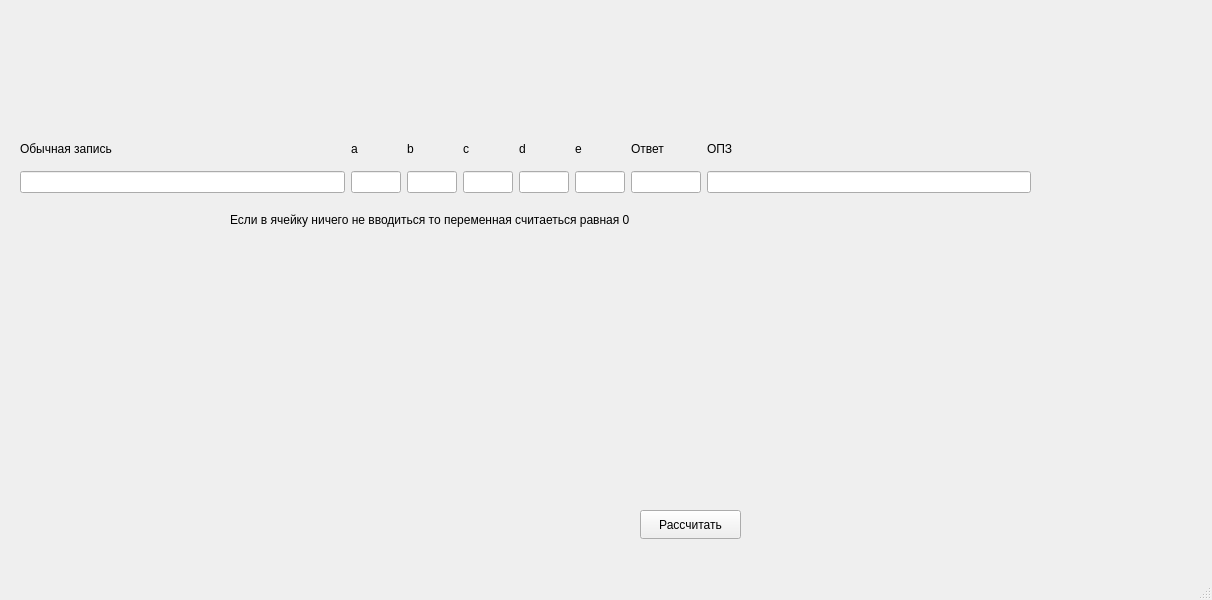
<?xml version="1.0" encoding="UTF-8"?>
<ui version="4.0">
 <class>MainWindow</class>
 <widget class="QMainWindow" name="MainWindow">
  <property name="geometry">
   <rect>
    <x>0</x>
    <y>0</y>
    <width>1212</width>
    <height>600</height>
   </rect>
  </property>
  <property name="windowTitle">
   <string>MainWindow</string>
  </property>
  <widget class="QWidget" name="centralwidget">
   <widget class="QPushButton" name="pushButton">
    <property name="geometry">
     <rect>
      <x>640</x>
      <y>510</y>
      <width>101</width>
      <height>29</height>
     </rect>
    </property>
    <property name="text">
     <string>Рассчитать</string>
    </property>
   </widget>
   <widget class="QWidget" name="layoutWidget">
    <property name="geometry">
     <rect>
      <x>20</x>
      <y>132</y>
      <width>1011</width>
      <height>61</height>
     </rect>
    </property>
    <layout class="QHBoxLayout" name="horizontalLayout">
     <item>
      <layout class="QVBoxLayout" name="verticalLayout">
       <item>
        <widget class="QLabel" name="label">
         <property name="text">
          <string>Обычная запись</string>
         </property>
        </widget>
       </item>
       <item>
        <widget class="QLineEdit" name="def"/>
       </item>
      </layout>
     </item>
     <item>
      <layout class="QVBoxLayout" name="verticalLayout_8">
       <item>
        <widget class="QLabel" name="label_8">
         <property name="maximumSize">
          <size>
           <width>50</width>
           <height>16777215</height>
          </size>
         </property>
         <property name="text">
          <string>a</string>
         </property>
        </widget>
       </item>
       <item>
        <widget class="QLineEdit" name="numA">
         <property name="maximumSize">
          <size>
           <width>50</width>
           <height>16777215</height>
          </size>
         </property>
         <property name="inputMask">
          <string/>
         </property>
         <property name="text">
          <string/>
         </property>
        </widget>
       </item>
      </layout>
     </item>
     <item>
      <layout class="QVBoxLayout" name="verticalLayout_12">
       <item>
        <widget class="QLabel" name="label_12">
         <property name="maximumSize">
          <size>
           <width>50</width>
           <height>16777215</height>
          </size>
         </property>
         <property name="text">
          <string>b</string>
         </property>
        </widget>
       </item>
       <item>
        <widget class="QLineEdit" name="numB">
         <property name="maximumSize">
          <size>
           <width>50</width>
           <height>16777215</height>
          </size>
         </property>
         <property name="inputMask">
          <string/>
         </property>
         <property name="text">
          <string/>
         </property>
        </widget>
       </item>
      </layout>
     </item>
     <item>
      <layout class="QVBoxLayout" name="verticalLayout_11">
       <item>
        <widget class="QLabel" name="label_11">
         <property name="maximumSize">
          <size>
           <width>50</width>
           <height>16777215</height>
          </size>
         </property>
         <property name="text">
          <string>c</string>
         </property>
        </widget>
       </item>
       <item>
        <widget class="QLineEdit" name="numC">
         <property name="maximumSize">
          <size>
           <width>50</width>
           <height>16777215</height>
          </size>
         </property>
         <property name="inputMask">
          <string/>
         </property>
         <property name="text">
          <string/>
         </property>
        </widget>
       </item>
      </layout>
     </item>
     <item>
      <layout class="QVBoxLayout" name="verticalLayout_10">
       <item>
        <widget class="QLabel" name="label_10">
         <property name="maximumSize">
          <size>
           <width>50</width>
           <height>16777215</height>
          </size>
         </property>
         <property name="text">
          <string>d</string>
         </property>
        </widget>
       </item>
       <item>
        <widget class="QLineEdit" name="numD">
         <property name="maximumSize">
          <size>
           <width>50</width>
           <height>16777215</height>
          </size>
         </property>
         <property name="inputMask">
          <string/>
         </property>
         <property name="text">
          <string/>
         </property>
        </widget>
       </item>
      </layout>
     </item>
     <item>
      <layout class="QVBoxLayout" name="verticalLayout_9">
       <item>
        <widget class="QLabel" name="label_9">
         <property name="maximumSize">
          <size>
           <width>50</width>
           <height>16777215</height>
          </size>
         </property>
         <property name="text">
          <string>e</string>
         </property>
        </widget>
       </item>
       <item>
        <widget class="QLineEdit" name="numE">
         <property name="maximumSize">
          <size>
           <width>50</width>
           <height>16777215</height>
          </size>
         </property>
         <property name="inputMask">
          <string/>
         </property>
         <property name="text">
          <string/>
         </property>
        </widget>
       </item>
      </layout>
     </item>
     <item>
      <layout class="QVBoxLayout" name="verticalLayout_13">
       <item>
        <widget class="QLabel" name="label_13">
         <property name="maximumSize">
          <size>
           <width>50</width>
           <height>16777215</height>
          </size>
         </property>
         <property name="text">
          <string>Ответ</string>
         </property>
        </widget>
       </item>
       <item>
        <widget class="QLineEdit" name="answer">
         <property name="maximumSize">
          <size>
           <width>70</width>
           <height>16777215</height>
          </size>
         </property>
         <property name="readOnly">
          <bool>true</bool>
         </property>
        </widget>
       </item>
      </layout>
     </item>
     <item>
      <layout class="QVBoxLayout" name="verticalLayout_2">
       <item>
        <widget class="QLabel" name="label_2">
         <property name="text">
          <string>ОПЗ</string>
         </property>
        </widget>
       </item>
       <item>
        <widget class="QLineEdit" name="opz">
         <property name="minimumSize">
          <size>
           <width>100</width>
           <height>0</height>
          </size>
         </property>
         <property name="readOnly">
          <bool>true</bool>
         </property>
        </widget>
       </item>
      </layout>
     </item>
    </layout>
   </widget>
   <widget class="QLabel" name="label_3">
    <property name="geometry">
     <rect>
      <x>230</x>
      <y>210</y>
      <width>581</width>
      <height>20</height>
     </rect>
    </property>
    <property name="text">
     <string>Если в ячейку ничего не вводиться то переменная считаеться равная 0</string>
    </property>
   </widget>
  </widget>
  <widget class="QMenuBar" name="menubar">
   <property name="geometry">
    <rect>
     <x>0</x>
     <y>0</y>
     <width>1212</width>
     <height>25</height>
    </rect>
   </property>
  </widget>
  <widget class="QStatusBar" name="statusbar"/>
 </widget>
 <resources/>
 <connections/>
</ui>
